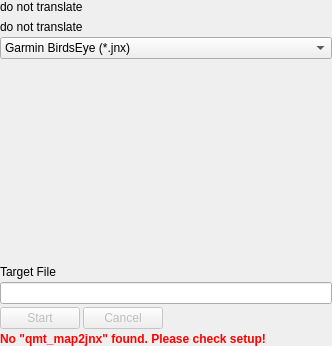
<?xml version="1.0" encoding="UTF-8"?>
<ui version="4.0">
 <class>IToolExport</class>
 <widget class="QWidget" name="IToolExport">
  <property name="geometry">
   <rect>
    <x>0</x>
    <y>0</y>
    <width>332</width>
    <height>346</height>
   </rect>
  </property>
  <property name="windowTitle">
   <string>Form</string>
  </property>
  <layout class="QVBoxLayout" name="verticalLayout">
   <property name="spacing">
    <number>3</number>
   </property>
   <property name="leftMargin">
    <number>0</number>
   </property>
   <property name="topMargin">
    <number>0</number>
   </property>
   <property name="rightMargin">
    <number>0</number>
   </property>
   <property name="bottomMargin">
    <number>0</number>
   </property>
   <item>
    <widget class="QFrame" name="frame">
     <property name="frameShape">
      <enum>QFrame::NoFrame</enum>
     </property>
     <property name="frameShadow">
      <enum>QFrame::Plain</enum>
     </property>
     <layout class="QVBoxLayout" name="verticalLayout_2">
      <property name="spacing">
       <number>3</number>
      </property>
      <property name="leftMargin">
       <number>0</number>
      </property>
      <property name="topMargin">
       <number>0</number>
      </property>
      <property name="rightMargin">
       <number>0</number>
      </property>
      <property name="bottomMargin">
       <number>0</number>
      </property>
      <item>
       <widget class="QLabel" name="labelHelp">
        <property name="text">
         <string>do not translate</string>
        </property>
        <property name="wordWrap">
         <bool>true</bool>
        </property>
       </widget>
      </item>
      <item>
       <widget class="CItemTreeWidget" name="itemTree" native="true"/>
      </item>
      <item>
       <widget class="QLabel" name="labelNote">
        <property name="text">
         <string>do not translate</string>
        </property>
        <property name="wordWrap">
         <bool>true</bool>
        </property>
       </widget>
      </item>
      <item>
       <widget class="QComboBox" name="comboExport">
        <item>
         <property name="text">
          <string>Garmin BirdsEye (*.jnx)</string>
         </property>
        </item>
        <item>
         <property name="text">
          <string>TwoNav Raster (*.rmap)</string>
         </property>
        </item>
       </widget>
      </item>
      <item>
       <widget class="QStackedWidget" name="stackedWidget">
        <widget class="CToolExportJnx" name="pageBirdsEyeJnx"/>
        <widget class="QWidget" name="pageTwoNavRmap">
         <layout class="QVBoxLayout" name="verticalLayout_3">
          <item>
           <widget class="QLabel" name="label">
            <property name="text">
             <string>not implemented yet</string>
            </property>
           </widget>
          </item>
         </layout>
        </widget>
       </widget>
      </item>
      <item>
       <widget class="QLabel" name="label_2">
        <property name="text">
         <string>Target File</string>
        </property>
       </widget>
      </item>
      <item>
       <widget class="QLineEdit" name="lineTragetFile"/>
      </item>
      <item>
       <layout class="QHBoxLayout" name="horizontalLayout">
        <property name="spacing">
         <number>3</number>
        </property>
        <item>
         <widget class="QPushButton" name="pushStart">
          <property name="enabled">
           <bool>false</bool>
          </property>
          <property name="text">
           <string>Start</string>
          </property>
          <property name="icon">
           <iconset resource="../resources.qrc">
            <normaloff>:/icons/32x32/Apply.png</normaloff>:/icons/32x32/Apply.png</iconset>
          </property>
         </widget>
        </item>
        <item>
         <widget class="QPushButton" name="pushCancel">
          <property name="enabled">
           <bool>false</bool>
          </property>
          <property name="text">
           <string>Cancel</string>
          </property>
          <property name="icon">
           <iconset resource="../resources.qrc">
            <normaloff>:/icons/32x32/Cancel.png</normaloff>:/icons/32x32/Cancel.png</iconset>
          </property>
         </widget>
        </item>
        <item>
         <spacer name="horizontalSpacer">
          <property name="orientation">
           <enum>Qt::Horizontal</enum>
          </property>
          <property name="sizeHint" stdset="0">
           <size>
            <width>40</width>
            <height>20</height>
           </size>
          </property>
         </spacer>
        </item>
       </layout>
      </item>
     </layout>
    </widget>
   </item>
   <item>
    <widget class="QLabel" name="labelNoMap2jnx">
     <property name="text">
      <string>&lt;b style='color: red;'&gt;No &quot;qmt_map2jnx&quot; found. Please check setup!&lt;/b&gt;</string>
     </property>
    </widget>
   </item>
  </layout>
  <action name="actionTargetFilename">
   <property name="icon">
    <iconset resource="../resources.qrc">
     <normaloff>:/icons/32x32/PathBlue.png</normaloff>:/icons/32x32/PathBlue.png</iconset>
   </property>
   <property name="text">
    <string>Target Filename</string>
   </property>
  </action>
 </widget>
 <customwidgets>
  <customwidget>
   <class>CToolExportJnx</class>
   <extends>QWidget</extends>
   <header>tool/export/CToolExportJnx.h</header>
   <container>1</container>
  </customwidget>
  <customwidget>
   <class>CItemTreeWidget</class>
   <extends>QWidget</extends>
   <header>items/CItemTreeWidget.h</header>
   <container>1</container>
  </customwidget>
 </customwidgets>
 <resources>
  <include location="../resources.qrc"/>
 </resources>
 <connections/>
</ui>
